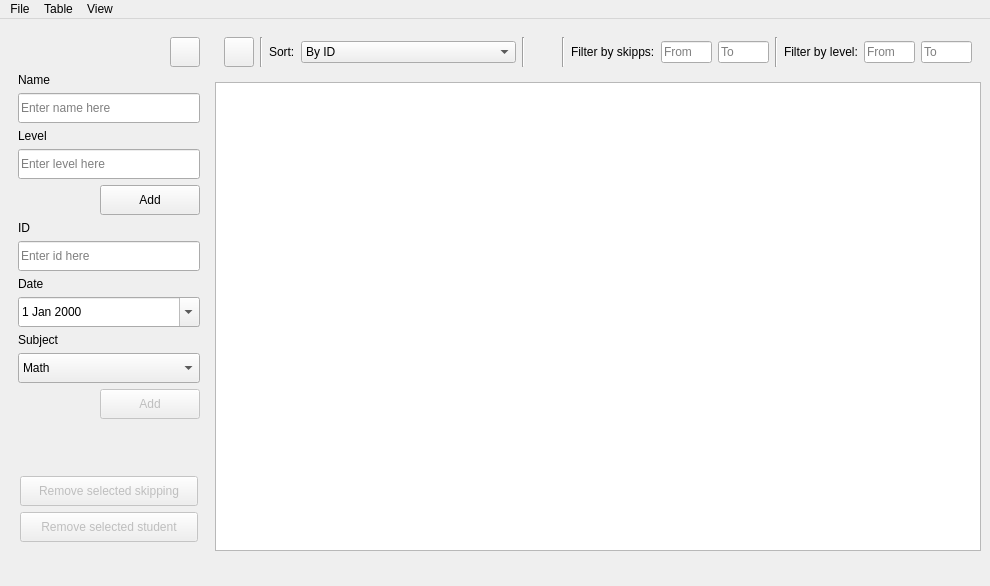
<?xml version="1.0" encoding="UTF-8"?>
<ui version="4.0">
 <class>DatabaseMain</class>
 <widget class="QMainWindow" name="DatabaseMain">
  <property name="geometry">
   <rect>
    <x>0</x>
    <y>0</y>
    <width>990</width>
    <height>586</height>
   </rect>
  </property>
  <property name="minimumSize">
   <size>
    <width>990</width>
    <height>586</height>
   </size>
  </property>
  <property name="windowTitle">
   <string>DatabaseMain</string>
  </property>
  <property name="autoFillBackground">
   <bool>true</bool>
  </property>
  <property name="styleSheet">
   <string notr="true"/>
  </property>
  <widget class="QWidget" name="centralwidget">
   <layout class="QGridLayout" name="gridLayout">
    <item row="0" column="0">
     <layout class="QVBoxLayout" name="verticalLayout_2">
      <item>
       <layout class="QHBoxLayout" name="horizontalLayout">
        <item>
         <widget class="QWidget" name="addDockWidget" native="true">
          <property name="minimumSize">
           <size>
            <width>200</width>
            <height>0</height>
           </size>
          </property>
          <property name="maximumSize">
           <size>
            <width>200</width>
            <height>16777215</height>
           </size>
          </property>
          <property name="autoFillBackground">
           <bool>true</bool>
          </property>
          <property name="styleSheet">
           <string notr="true"/>
          </property>
          <layout class="QGridLayout" name="gridLayout_2">
           <item row="0" column="0">
            <layout class="QVBoxLayout" name="verticalLayout_4">
             <item>
              <layout class="QHBoxLayout" name="horizontalLayout_2">
               <item>
                <spacer name="horizontalSpacer_4">
                 <property name="orientation">
                  <enum>Qt::Orientation::Horizontal</enum>
                 </property>
                 <property name="sizeHint" stdset="0">
                  <size>
                   <width>40</width>
                   <height>20</height>
                  </size>
                 </property>
                </spacer>
               </item>
               <item>
                <widget class="QPushButton" name="hideAddDockButton">
                 <property name="minimumSize">
                  <size>
                   <width>30</width>
                   <height>30</height>
                  </size>
                 </property>
                 <property name="maximumSize">
                  <size>
                   <width>30</width>
                   <height>30</height>
                  </size>
                 </property>
                 <property name="text">
                  <string/>
                 </property>
                 <property name="icon">
                  <iconset theme="QIcon::ThemeIcon::GoPrevious"/>
                 </property>
                </widget>
               </item>
              </layout>
             </item>
             <item>
              <layout class="QVBoxLayout" name="verticalLayout">
               <property name="sizeConstraint">
                <enum>QLayout::SizeConstraint::SetDefaultConstraint</enum>
               </property>
               <item>
                <layout class="QVBoxLayout" name="addStudenLayout">
                 <item>
                  <widget class="QLabel" name="nameLabel">
                   <property name="maximumSize">
                    <size>
                     <width>16777215</width>
                     <height>20</height>
                    </size>
                   </property>
                   <property name="autoFillBackground">
                    <bool>false</bool>
                   </property>
                   <property name="styleSheet">
                    <string notr="true">border: none; background: none;</string>
                   </property>
                   <property name="text">
                    <string>Name</string>
                   </property>
                  </widget>
                 </item>
                 <item>
                  <widget class="QLineEdit" name="nameEdit">
                   <property name="minimumSize">
                    <size>
                     <width>0</width>
                     <height>30</height>
                    </size>
                   </property>
                   <property name="maximumSize">
                    <size>
                     <width>200</width>
                     <height>16777215</height>
                    </size>
                   </property>
                   <property name="styleSheet">
                    <string notr="true"/>
                   </property>
                   <property name="placeholderText">
                    <string>Enter name here</string>
                   </property>
                  </widget>
                 </item>
                 <item>
                  <widget class="QLabel" name="levelLabel">
                   <property name="maximumSize">
                    <size>
                     <width>16777215</width>
                     <height>20</height>
                    </size>
                   </property>
                   <property name="styleSheet">
                    <string notr="true">border: none; background: none;</string>
                   </property>
                   <property name="text">
                    <string>Level</string>
                   </property>
                  </widget>
                 </item>
                 <item>
                  <widget class="QLineEdit" name="levelEdit">
                   <property name="minimumSize">
                    <size>
                     <width>0</width>
                     <height>30</height>
                    </size>
                   </property>
                   <property name="maximumSize">
                    <size>
                     <width>200</width>
                     <height>16777215</height>
                    </size>
                   </property>
                   <property name="styleSheet">
                    <string notr="true"/>
                   </property>
                   <property name="placeholderText">
                    <string>Enter level here</string>
                   </property>
                  </widget>
                 </item>
                 <item>
                  <layout class="QHBoxLayout" name="add_Layout">
                   <property name="sizeConstraint">
                    <enum>QLayout::SizeConstraint::SetMinimumSize</enum>
                   </property>
                   <item>
                    <spacer name="horizontalSpacer_3">
                     <property name="orientation">
                      <enum>Qt::Orientation::Horizontal</enum>
                     </property>
                     <property name="sizeHint" stdset="0">
                      <size>
                       <width>40</width>
                       <height>20</height>
                      </size>
                     </property>
                    </spacer>
                   </item>
                   <item>
                    <widget class="QPushButton" name="add_item_button">
                     <property name="sizePolicy">
                      <sizepolicy hsizetype="Minimum" vsizetype="Minimum">
                       <horstretch>0</horstretch>
                       <verstretch>0</verstretch>
                      </sizepolicy>
                     </property>
                     <property name="minimumSize">
                      <size>
                       <width>100</width>
                       <height>30</height>
                      </size>
                     </property>
                     <property name="maximumSize">
                      <size>
                       <width>100</width>
                       <height>30</height>
                      </size>
                     </property>
                     <property name="styleSheet">
                      <string notr="true"/>
                     </property>
                     <property name="text">
                      <string>Add</string>
                     </property>
                    </widget>
                   </item>
                  </layout>
                 </item>
                </layout>
               </item>
               <item>
                <layout class="QVBoxLayout" name="addSkippingLayout">
                 <item>
                  <widget class="QLabel" name="idLabel">
                   <property name="maximumSize">
                    <size>
                     <width>16777215</width>
                     <height>20</height>
                    </size>
                   </property>
                   <property name="autoFillBackground">
                    <bool>false</bool>
                   </property>
                   <property name="styleSheet">
                    <string notr="true">border: none; background: none;</string>
                   </property>
                   <property name="text">
                    <string>ID</string>
                   </property>
                  </widget>
                 </item>
                 <item>
                  <widget class="QLineEdit" name="idEdit">
                   <property name="minimumSize">
                    <size>
                     <width>0</width>
                     <height>30</height>
                    </size>
                   </property>
                   <property name="maximumSize">
                    <size>
                     <width>200</width>
                     <height>16777215</height>
                    </size>
                   </property>
                   <property name="styleSheet">
                    <string notr="true"/>
                   </property>
                   <property name="placeholderText">
                    <string>Enter id here</string>
                   </property>
                  </widget>
                 </item>
                 <item>
                  <widget class="QLabel" name="dateLabel">
                   <property name="maximumSize">
                    <size>
                     <width>16777215</width>
                     <height>20</height>
                    </size>
                   </property>
                   <property name="styleSheet">
                    <string notr="true">border: none; background: none;</string>
                   </property>
                   <property name="text">
                    <string>Date</string>
                   </property>
                  </widget>
                 </item>
                 <item>
                  <widget class="QDateEdit" name="dateEdit">
                   <property name="minimumSize">
                    <size>
                     <width>0</width>
                     <height>30</height>
                    </size>
                   </property>
                   <property name="maximumSize">
                    <size>
                     <width>200</width>
                     <height>16777215</height>
                    </size>
                   </property>
                   <property name="styleSheet">
                    <string notr="true"/>
                   </property>
                   <property name="wrapping">
                    <bool>false</bool>
                   </property>
                   <property name="accelerated">
                    <bool>false</bool>
                   </property>
                   <property name="showGroupSeparator" stdset="0">
                    <bool>false</bool>
                   </property>
                   <property name="calendarPopup">
                    <bool>true</bool>
                   </property>
                  </widget>
                 </item>
                 <item>
                  <widget class="QLabel" name="subjectLabel">
                   <property name="maximumSize">
                    <size>
                     <width>16777215</width>
                     <height>20</height>
                    </size>
                   </property>
                   <property name="styleSheet">
                    <string notr="true">border: none; background: none;</string>
                   </property>
                   <property name="text">
                    <string>Subject</string>
                   </property>
                  </widget>
                 </item>
                 <item>
                  <widget class="QComboBox" name="subjectComboBox">
                   <property name="minimumSize">
                    <size>
                     <width>0</width>
                     <height>30</height>
                    </size>
                   </property>
                   <property name="maximumSize">
                    <size>
                     <width>200</width>
                     <height>16777215</height>
                    </size>
                   </property>
                   <property name="styleSheet">
                    <string notr="true"/>
                   </property>
                   <item>
                    <property name="text">
                     <string>Math</string>
                    </property>
                   </item>
                   <item>
                    <property name="text">
                     <string>Biology</string>
                    </property>
                   </item>
                   <item>
                    <property name="text">
                     <string>Literature</string>
                    </property>
                   </item>
                   <item>
                    <property name="text">
                     <string>IT</string>
                    </property>
                   </item>
                   <item>
                    <property name="text">
                     <string>Sport Culture</string>
                    </property>
                   </item>
                   <item>
                    <property name="text">
                     <string>Language</string>
                    </property>
                   </item>
                   <item>
                    <property name="text">
                     <string>Geography</string>
                    </property>
                   </item>
                   <item>
                    <property name="text">
                     <string>Chemistry</string>
                    </property>
                   </item>
                  </widget>
                 </item>
                 <item>
                  <layout class="QHBoxLayout" name="add_layout_2">
                   <property name="sizeConstraint">
                    <enum>QLayout::SizeConstraint::SetMinimumSize</enum>
                   </property>
                   <item>
                    <spacer name="horizontalSpacer_2">
                     <property name="orientation">
                      <enum>Qt::Orientation::Horizontal</enum>
                     </property>
                     <property name="sizeHint" stdset="0">
                      <size>
                       <width>40</width>
                       <height>20</height>
                      </size>
                     </property>
                    </spacer>
                   </item>
                   <item>
                    <widget class="QPushButton" name="add_item_button_2">
                     <property name="enabled">
                      <bool>false</bool>
                     </property>
                     <property name="minimumSize">
                      <size>
                       <width>100</width>
                       <height>30</height>
                      </size>
                     </property>
                     <property name="maximumSize">
                      <size>
                       <width>100</width>
                       <height>30</height>
                      </size>
                     </property>
                     <property name="styleSheet">
                      <string notr="true"/>
                     </property>
                     <property name="text">
                      <string>Add</string>
                     </property>
                    </widget>
                   </item>
                  </layout>
                 </item>
                </layout>
               </item>
               <item>
                <spacer name="verticalSpacer">
                 <property name="orientation">
                  <enum>Qt::Orientation::Vertical</enum>
                 </property>
                 <property name="sizeHint" stdset="0">
                  <size>
                   <width>20</width>
                   <height>40</height>
                  </size>
                 </property>
                </spacer>
               </item>
               <item>
                <layout class="QHBoxLayout" name="removeSkippingLayout">
                 <item>
                  <widget class="QPushButton" name="removeSkippingButton">
                   <property name="enabled">
                    <bool>false</bool>
                   </property>
                   <property name="sizePolicy">
                    <sizepolicy hsizetype="Expanding" vsizetype="Fixed">
                     <horstretch>0</horstretch>
                     <verstretch>0</verstretch>
                    </sizepolicy>
                   </property>
                   <property name="minimumSize">
                    <size>
                     <width>178</width>
                     <height>30</height>
                    </size>
                   </property>
                   <property name="maximumSize">
                    <size>
                     <width>0</width>
                     <height>30</height>
                    </size>
                   </property>
                   <property name="text">
                    <string>Remove selected skipping</string>
                   </property>
                  </widget>
                 </item>
                </layout>
               </item>
               <item>
                <layout class="QHBoxLayout" name="removeStudentLayout">
                 <item>
                  <widget class="QPushButton" name="removeStudentButton">
                   <property name="enabled">
                    <bool>false</bool>
                   </property>
                   <property name="sizePolicy">
                    <sizepolicy hsizetype="Expanding" vsizetype="Fixed">
                     <horstretch>0</horstretch>
                     <verstretch>0</verstretch>
                    </sizepolicy>
                   </property>
                   <property name="minimumSize">
                    <size>
                     <width>178</width>
                     <height>30</height>
                    </size>
                   </property>
                   <property name="maximumSize">
                    <size>
                     <width>0</width>
                     <height>30</height>
                    </size>
                   </property>
                   <property name="text">
                    <string>Remove selected student</string>
                   </property>
                  </widget>
                 </item>
                </layout>
               </item>
              </layout>
             </item>
            </layout>
           </item>
          </layout>
         </widget>
        </item>
        <item>
         <layout class="QVBoxLayout" name="verticalLayout_3">
          <item>
           <layout class="QHBoxLayout" name="sortBarLayout">
            <item>
             <widget class="QWidget" name="sortBarWidget" native="true">
              <property name="minimumSize">
               <size>
                <width>450</width>
                <height>30</height>
               </size>
              </property>
              <layout class="QHBoxLayout" name="horizontalLayout_4">
               <item>
                <widget class="QPushButton" name="hideFiltersButton">
                 <property name="minimumSize">
                  <size>
                   <width>30</width>
                   <height>30</height>
                  </size>
                 </property>
                 <property name="maximumSize">
                  <size>
                   <width>30</width>
                   <height>30</height>
                  </size>
                 </property>
                 <property name="toolTip">
                  <string>Hide bar</string>
                 </property>
                 <property name="text">
                  <string/>
                 </property>
                 <property name="icon">
                  <iconset theme="QIcon::ThemeIcon::GoUp"/>
                 </property>
                </widget>
               </item>
               <item>
                <widget class="Line" name="line_5">
                 <property name="orientation">
                  <enum>Qt::Orientation::Vertical</enum>
                 </property>
                </widget>
               </item>
               <item>
                <widget class="QLabel" name="label">
                 <property name="text">
                  <string>Sort:</string>
                 </property>
                </widget>
               </item>
               <item>
                <widget class="QComboBox" name="comboBox">
                 <property name="minimumSize">
                  <size>
                   <width>215</width>
                   <height>0</height>
                  </size>
                 </property>
                 <property name="currentIndex">
                  <number>0</number>
                 </property>
                 <item>
                  <property name="text">
                   <string>By ID</string>
                  </property>
                 </item>
                 <item>
                  <property name="text">
                   <string>In ascending order of skippings</string>
                  </property>
                 </item>
                 <item>
                  <property name="text">
                   <string>In descending order of skippings</string>
                  </property>
                 </item>
                 <item>
                  <property name="text">
                   <string>In ascending order of level</string>
                  </property>
                 </item>
                 <item>
                  <property name="text">
                   <string>In descending order of level</string>
                  </property>
                 </item>
                 <item>
                  <property name="text">
                   <string>By name</string>
                  </property>
                 </item>
                </widget>
               </item>
               <item>
                <widget class="Line" name="line_4">
                 <property name="orientation">
                  <enum>Qt::Orientation::Vertical</enum>
                 </property>
                </widget>
               </item>
               <item>
                <spacer name="horizontalSpacer">
                 <property name="orientation">
                  <enum>Qt::Orientation::Horizontal</enum>
                 </property>
                 <property name="sizeHint" stdset="0">
                  <size>
                   <width>40</width>
                   <height>20</height>
                  </size>
                 </property>
                </spacer>
               </item>
               <item>
                <widget class="Line" name="line_3">
                 <property name="orientation">
                  <enum>Qt::Orientation::Vertical</enum>
                 </property>
                </widget>
               </item>
               <item>
                <widget class="QLabel" name="skippsFilterLabel">
                 <property name="text">
                  <string>Filter by skipps:</string>
                 </property>
                </widget>
               </item>
               <item>
                <widget class="QLineEdit" name="skippsFromEdit">
                 <property name="maximumSize">
                  <size>
                   <width>60</width>
                   <height>16777215</height>
                  </size>
                 </property>
                 <property name="placeholderText">
                  <string>From</string>
                 </property>
                </widget>
               </item>
               <item>
                <widget class="QLineEdit" name="skippsToEdit">
                 <property name="maximumSize">
                  <size>
                   <width>60</width>
                   <height>16777215</height>
                  </size>
                 </property>
                 <property name="placeholderText">
                  <string>To</string>
                 </property>
                </widget>
               </item>
               <item>
                <widget class="Line" name="line_2">
                 <property name="orientation">
                  <enum>Qt::Orientation::Vertical</enum>
                 </property>
                </widget>
               </item>
               <item>
                <widget class="QLabel" name="levelFilterLabel">
                 <property name="text">
                  <string>Filter by level:</string>
                 </property>
                </widget>
               </item>
               <item>
                <widget class="QLineEdit" name="levelFromEdit">
                 <property name="maximumSize">
                  <size>
                   <width>60</width>
                   <height>16777215</height>
                  </size>
                 </property>
                 <property name="placeholderText">
                  <string>From</string>
                 </property>
                </widget>
               </item>
               <item>
                <widget class="QLineEdit" name="levelToEdit">
                 <property name="maximumSize">
                  <size>
                   <width>60</width>
                   <height>16777215</height>
                  </size>
                 </property>
                 <property name="placeholderText">
                  <string>To</string>
                 </property>
                </widget>
               </item>
              </layout>
             </widget>
            </item>
           </layout>
          </item>
          <item>
           <widget class="QTableView" name="table">
            <property name="editTriggers">
             <set>QAbstractItemView::EditTrigger::NoEditTriggers</set>
            </property>
           </widget>
          </item>
         </layout>
        </item>
       </layout>
      </item>
      <item>
       <layout class="QHBoxLayout" name="dock">
        <item>
         <widget class="QLabel" name="errorLabel">
          <property name="styleSheet">
           <string notr="true">color: #FF6060;</string>
          </property>
          <property name="text">
           <string/>
          </property>
         </widget>
        </item>
        <item>
         <spacer name="horizontalSpacer_5">
          <property name="orientation">
           <enum>Qt::Orientation::Horizontal</enum>
          </property>
          <property name="sizeHint" stdset="0">
           <size>
            <width>40</width>
            <height>20</height>
           </size>
          </property>
         </spacer>
        </item>
        <item>
         <widget class="QLabel" name="cordinatesLabel">
          <property name="text">
           <string/>
          </property>
         </widget>
        </item>
       </layout>
      </item>
     </layout>
    </item>
   </layout>
  </widget>
  <widget class="QMenuBar" name="menuBar">
   <property name="geometry">
    <rect>
     <x>0</x>
     <y>0</y>
     <width>990</width>
     <height>22</height>
    </rect>
   </property>
   <widget class="QMenu" name="menu">
    <property name="tearOffEnabled">
     <bool>false</bool>
    </property>
    <property name="title">
     <string>File</string>
    </property>
    <addaction name="newAction"/>
    <addaction name="loadAction"/>
    <addaction name="saveAction"/>
    <addaction name="separator"/>
    <addaction name="closeAction"/>
   </widget>
   <widget class="QMenu" name="menuTable">
    <property name="title">
     <string>Table</string>
    </property>
    <addaction name="actionDelete_under_selection"/>
   </widget>
   <widget class="QMenu" name="menuView">
    <property name="title">
     <string>View</string>
    </property>
    <addaction name="actionShow_sort_bar"/>
    <addaction name="actionHide_sort_bar"/>
    <addaction name="actionShow_add_dock"/>
    <addaction name="actionHide_add_dock"/>
    <addaction name="actionShow_all"/>
    <addaction name="actionHide_all"/>
   </widget>
   <addaction name="menu"/>
   <addaction name="menuTable"/>
   <addaction name="menuView"/>
  </widget>
  <action name="newAction">
   <property name="text">
    <string>New database</string>
   </property>
   <property name="shortcut">
    <string>Ctrl+N</string>
   </property>
  </action>
  <action name="loadAction">
   <property name="text">
    <string>Load database</string>
   </property>
   <property name="shortcut">
    <string>Ctrl+O</string>
   </property>
  </action>
  <action name="saveAction">
   <property name="text">
    <string>Save database</string>
   </property>
   <property name="shortcut">
    <string>Ctrl+S</string>
   </property>
  </action>
  <action name="action_4">
   <property name="text">
    <string>Закрыть</string>
   </property>
  </action>
  <action name="closeAction">
   <property name="text">
    <string>Close</string>
   </property>
  </action>
  <action name="actionDelete_under_selection">
   <property name="text">
    <string>Delete under selection</string>
   </property>
   <property name="shortcut">
    <string>Del</string>
   </property>
  </action>
  <action name="actionShow_sort_bar">
   <property name="text">
    <string>Show sort bar</string>
   </property>
  </action>
  <action name="actionShow_add_dock">
   <property name="text">
    <string>Show add dock</string>
   </property>
  </action>
  <action name="actionHide_sort_bar">
   <property name="text">
    <string>Hide sort bar</string>
   </property>
  </action>
  <action name="actionHide_add_dock">
   <property name="text">
    <string>Hide add dock</string>
   </property>
  </action>
  <action name="actionShow_all">
   <property name="text">
    <string>Show all</string>
   </property>
   <property name="shortcut">
    <string>Alt+H</string>
   </property>
  </action>
  <action name="actionHide_all">
   <property name="text">
    <string>Hide all</string>
   </property>
   <property name="shortcut">
    <string>H</string>
   </property>
  </action>
 </widget>
 <resources/>
 <connections/>
</ui>
